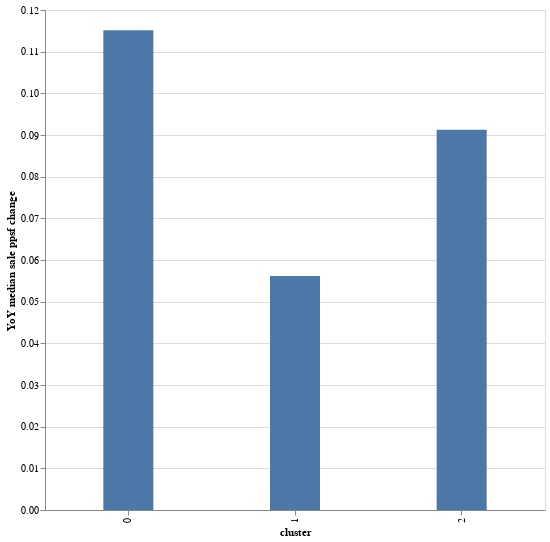

The notebook cell this image was saved under:
### Code cell
lst=eval['median_sale_ppsf_yoy'].to_list()
ave_dict={'cluster':['0','1','2'], 'median_sale_ppsf_yoy':lst[0:3], 'error':lst[3:]}
ret=pd.DataFrame(ave_dict)
ret['err_max']=ret['median_sale_ppsf_yoy']+ret['error']
ret['err_min']=ret['median_sale_ppsf_yoy']-ret['error']
ret


alt.Chart(ret).mark_bar(size=50).encode(
    x='cluster',
    y=alt.Y('median_sale_ppsf_yoy', title='YoY median sale ppsf change'),
).properties(
    width=500,
    height=500
).interactive()

### Figure 1 — Vega-Lite specification as saved in the notebook (floating-point values rounded to 4 significant figures)
{"config": {"view": {"continuousWidth": 400, "continuousHeight": 300}}, "data": {"name": "data-691b0598d1296f7cc54486d79fccfb4e"}, "mark": {"type": "bar", "size": 50}, "encoding": {"x": {"type": "nominal", "field": "cluster"}, "y": {"type": "quantitative", "field": "median_sale_ppsf_yoy", "title": "YoY median sale ppsf change"}}, "height": 500, "selection": {"selector002": {"type": "interval", "bind": "scales", "encodings": ["x", "y"]}}, "width": 500, "$schema": "https://vega.github.io/schema/vega-lite/v4.8.1.json", "datasets": {"data-691b0598d1296f7cc54486d79fccfb4e": [{"cluster": "0", "median_sale_ppsf_yoy": 0.1151, "error": 0.1053, "err_max": 0.2204, "err_min": 0.009857}, {"cluster": "1", "median_sale_ppsf_yoy": 0.05618, "error": 0.07233, "err_max": 0.1285, "err_min": -0.01615}, {"cluster": "2", "median_sale_ppsf_yoy": 0.09126, "error": 0.07686, "err_max": 0.1681, "err_min": 0.01439}]}}
